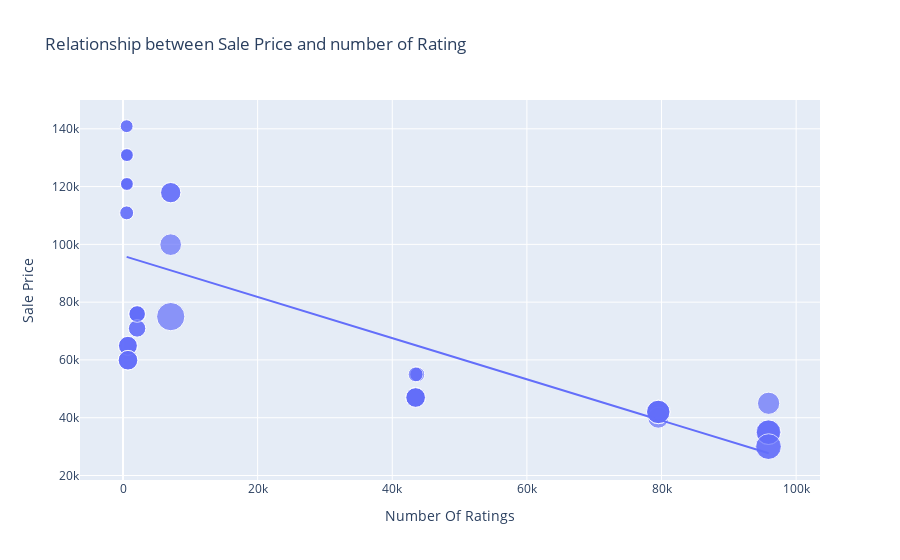

The notebook cell saved with this chart:
### Markdown cell above
## Graph between Number of Rating and Sale Price

### Code cell
figure = px.scatter(data_frame = data, x="Number Of Ratings",
                    y = "Sale Price", size = "Discount Percentage",trendline = "ols",
                    title = "Relationship between Sale Price and number of Rating")
figure.show()

### Figure 1 — Plotly figure (JSON) as saved in the notebook; plotly's stock layout.template omitted (floating-point values rounded to 4 significant figures)
{"data": [{"hovertemplate": "Number Of Ratings=%{x}<br>Sale Price=%{y}<br>Discount Percentage=%{marker.size}<extra></extra>", "legendgroup": "", "marker": {"color": "#636efa", "size": [0, 0, 0, 0, 0, 0, 0, 0, 0, 20, 16, 20, 20, 20, 0, 0, 0, 0, 29, 15, 0, 15, 17, 18, 6, 6, 13, 6, 14, 10, 7, 6, 6, 13, 13, 10, 10, 6, 14, 6, 10, 6, 11, 11, 10, 14, 7, 6, 6, 6, 8, 8, 24, 22, 22, 22, 8, 24, 14, 14, 14, 14], "sizemode": "area", "sizeref": 0.0725, "symbol": "circle"}, "mode": "markers", "name": "", "orientation": "v", "showlegend": false, "type": "scatter", "x": [3431, 3431, 3431, 11202, 11202, 3431, 3431, 11202, 1454, 79512, 79512, 79582, 79512, 79512, 1078, 1078, 1078, 1078, 7088, 7088, 1078, 7088, 7081, 95909, 542, 580, 740, 545, 740, 2101, 545, 580, 580, 730, 730, 2101, 2101, 580, 740, 580, 2092, 545, 2101, 2092, 2101, 740, 545, 580, 580, 580, 43707, 43707, 95807, 95909, 95807, 95909, 43470, 95909, 43470, 43470, 43470, 43470], "xaxis": "x", "y": [49900, 84900, 84900, 77000, 77000, 49900, 49900, 77000, 89900, 41999, 39999, 41999, 41999, 41999, 131900, 117100, 131900, 117100, 74999, 117900, 117100, 117900, 99900, 44999, 140900, 130900, 64900, 120900, 59900, 75900, 110900, 130900, 120900, 64900, 64900, 75900, 75900, 120900, 59900, 120900, 75900, 140900, 70900, 70900, 75900, 59900, 110900, 120900, 130900, 130900, 54999, 54999, 29999, 34999, 34999, 34999, 54999, 29999, 46999, 46999, 46999, 46999], "yaxis": "y"}, {"hovertemplate": "<b>OLS trendline</b><br>Sale Price = -0.712783 * Number Of Ratings + 96054.8<br>R<sup>2</sup>=0.492139<br><br>Number Of Ratings=%{x}<br>Sale Price=%{y} <b>(trend)</b><extra></extra>", "legendgroup": "", "marker": {"color": "#636efa", "symbol": "circle"}, "mode": "lines", "name": "", "showlegend": false, "type": "scatter", "x": [542, 545, 545, 545, 545, 580, 580, 580, 580, 580, 580, 580, 580, 730, 730, 740, 740, 740, 740, 1078, 1078, 1078, 1078, 1078, 1454, 2092, 2092, 2101, 2101, 2101, 2101, 2101, 3431, 3431, 3431, 3431, 3431, 7081, 7088, 7088, 7088, 11202, 11202, 11202, 43470, 43470, 43470, 43470, 43470, 43707, 43707, 79512, 79512, 79512, 79512, 79582, 95807, 95807, 95909, 95909, 95909, 95909], "xaxis": "x", "y": [95670.0, 95670.0, 95670.0, 95670.0, 95670.0, 95640.0, 95640.0, 95640.0, 95640.0, 95640.0, 95640.0, 95640.0, 95640.0, 95530.0, 95530.0, 95530.0, 95530.0, 95530.0, 95530.0, 95290.0, 95290.0, 95290.0, 95290.0, 95290.0, 95020.0, 94560.0, 94560.0, 94560.0, 94560.0, 94560.0, 94560.0, 94560.0, 93610.0, 93610.0, 93610.0, 93610.0, 93610.0, 91010.0, 91000.0, 91000.0, 91000.0, 88070.0, 88070.0, 88070.0, 65070.0, 65070.0, 65070.0, 65070.0, 65070.0, 64900.0, 64900.0, 39380.0, 39380.0, 39380.0, 39380.0, 39330.0, 27770.0, 27770.0, 27690.0, 27690.0, 27690.0, 27690.0], "yaxis": "y"}], "layout": {"legend": {"itemsizing": "constant", "tracegroupgap": 0}, "title": {"text": "Relationship between Sale Price and number of Rating"}, "xaxis": {"anchor": "y", "domain": [0, 1], "title": {"text": "Number Of Ratings"}}, "yaxis": {"anchor": "x", "domain": [0, 1], "title": {"text": "Sale Price"}}}}
